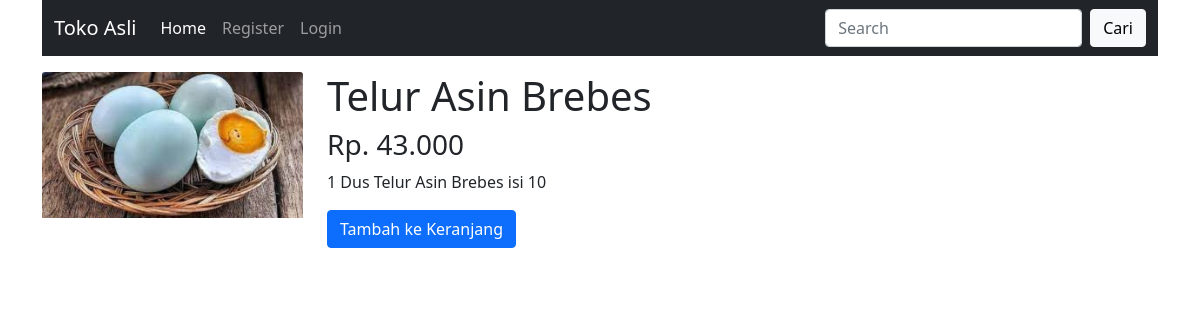
Screenshot of /produk.php?id=6 with the database file from the repository.
### tables this page shows
CREATE TABLE `produk` (
  `id` int(11) NOT NULL,
  `gambar` varchar(255) NOT NULL,
  `nama_produk` varchar(255) NOT NULL,
  `deskripsi` varchar(255) NOT NULL,
  `harga` varchar(255) NOT NULL,
  `created_at` datetime NOT NULL,
  `updated_at` datetime NOT NULL,
  `deleted_at` datetime DEFAULT NULL
);

### produk.php (the view, shortened to what this page needs)
<!doctype html>
<html lang="en">
<head>
    <link href="https://cdn.jsdelivr.net/npm/bootstrap@5.0.2/dist/css/bootstrap.min.css" rel="stylesheet">
</head>
<body>
    <?php include 'menu.php'; ?>
    <div class="container">
        <?php
        include "config.php";
        $query = "SELECT * FROM produk WHERE deleted_at is null AND id = ".$_GET['id'];
        $result=mysqli_query($connection, $query);
        $produk=mysqli_fetch_array($result, MYSQLI_ASSOC);
        ?>
        <div class="mt-3">
            <div class="row">
                <div class="col-3">
                    <img src="image/<?php echo $produk['gambar'] ?>" alt="Gambar" class="card-img-top">
                </div>
                <div class="col-9">
                    <h1><?php echo $produk['nama_produk']; ?></h1>
                    <h3>Rp. <?php echo number_format($produk['harga'], 0, ',', '.'); ?></h3>
                    <p><?php echo $produk['deskripsi']; ?></p>
                    <form action="actions/addcart.php" method="POST">
                        <input type="submit" value="Tambah ke Keranjang" class="btn btn-primary">
                    </form>
                </div>
            </div>
        </div>
    </div>
</body>
</html>

### rows the page displays
produk: gambar (picture), nama_produk "Telur Asin Brebes", harga "43.000", deskripsi "1 Dus Telur Asin Brebes isi 10"
